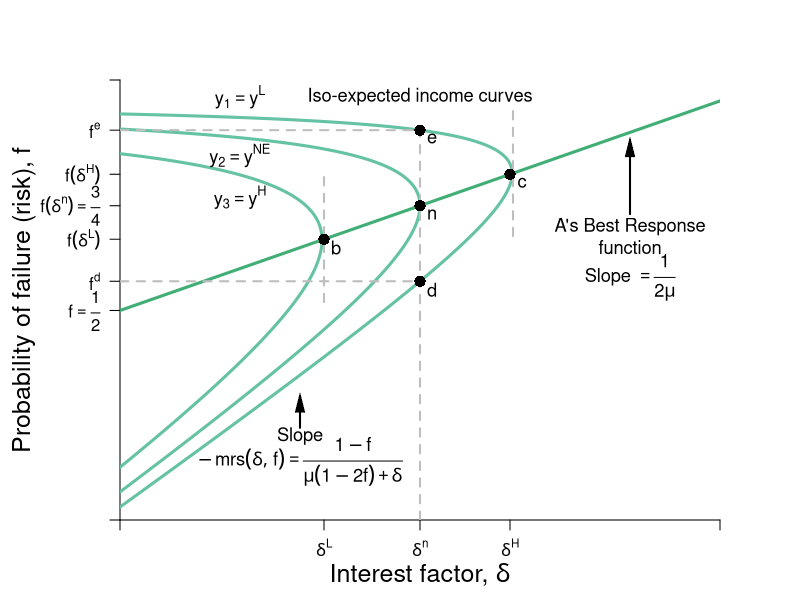

Write the R code that produced this figure.
#Graph Designer: Simon Halliday
#Authors: Bowles, Foley and Halliday
#Title: Coordination, Conflict and Competition: A Text in Microeconomics

library(shape)
pdf(file = "credit/non_contractual_brf.pdf", width = 8, height = 6)

#Set parameters for graphics
axislabelsize <- 1.5
labelsize <- 1.1
graphlinewidth <- 3
segmentlinewidth <- 2

COL <- c("#7fc97f", "#beaed4", "#fdc086", "#ffff99", "#386cb0", "#f0027f", "#bf5b17", "#666666")
COLA <- c("#e0f3db", "#99d8c9","#66c2a4","#41ae76", "#238b45", "#005824")
COLB <- c("#c6dbef", "#4eb3d3", "#2b8cbe", "#0868ac","#084081")

#Edited the margins to cater for the larger LHS labels
par(mar =  c(4, 6, 4, 4))

brfFn <- function(delta, mu = 1) {
  .5 + (delta / (2 * mu)) 
}

isoreturnFn <- function(delta, pi=0.125) {
  1 - (pi)/delta
}


yFn <- function(d1, f1, mu = 1){
  mu*f1*(1 - f1) - d1*(1 - f1)
}

ylow <- function(delta, mu = 1, ybar = 0.03){
  (-sqrt(delta^2 - 2*delta*mu + mu^2 - 4*mu*ybar) + delta + mu)/(2*mu)
}

yhigh <- function(delta, mu = 1, ybar = 0.03){
  (sqrt(delta^2 - 2*delta*mu + mu^2 - 4*mu*ybar) + delta + mu)/(2*mu)
}

xlims <- c(0, 1)
ylims <- c(0, 1.05)

npts <- 501 
d1 <- seq(xlims[1], xlims[2], length.out = npts)
f1 <- seq(ylims[1], ylims[2], length.out = npts) 
a <- c(0.03, 0.0625, 0.11)

plot(0, 0, xlim = xlims, ylim = ylims, type = "n",
     xlab = expression(paste("")),
     ylab = expression(paste("")), 
     xaxt = "n", 
     yaxt = "n", 
     cex.lab = axislabelsize, 
     bty = "n", 
     xaxs="i", 
     yaxs="i"
)


# ticksy <- seq(from = 0, to = ylims[2], by = 0.1)
# ylabels <- seq(from = 0, to = ylims[2], by = 0.1)
# ticksx <- seq(from = 0, to = xlims[2], by = 0.1)
# xlabels <- seq(from = 0, to = xlims[2], by = 0.1)
ticksy <- c(ylims[1], 0.5, ylow(delta = 0.5), brfFn(delta = 0.34), brfFn(delta = 0.5), brfFn(delta = 0.65), yhigh(delta = 0.5), ylims[2])
ylabels <- c(NA, expression(paste(f == frac(1,2))), expression(paste(f^d)), expression(paste(f*(delta^L) )),  expression(paste(f*(delta^n) == frac(3,4))),expression(paste(f*(delta^H) )), expression(paste(f^e)), NA)
ticksx <- c(xlims[1], 0.34, 0.5, 0.65, xlims[2])
xlabels <- c(NA,  expression(paste(delta^L)), expression(paste(delta^n)), expression(paste(delta^H)), NA)

axis(1, at = ticksx, pos = 0, labels = xlabels)
axis(2, at = ticksy, pos = 0, labels = ylabels, las = 1)

npts <- 503 
xx1 <- seq(xlims[1], xlims[2], length.out = npts)
xx2 <- seq(0, 1, length.out = npts)

#Draw the graphs
lines(xx1, brfFn(xx1), col = COLA[4], lwd = graphlinewidth)

#Axis labels
mtext(expression(paste("Interest factor, ", delta)), side = 1, line = 2.5, cex = axislabelsize)
text(-0.16, 0.5*(ylims[2]), expression(paste("Probability of failure (risk), ", f)), xpd = TRUE, cex = axislabelsize, srt = 90) 

#Contour lines
contour(d1, f1,
        outer(d1, f1, yFn),
        drawlabels = FALSE,
        col = COLA[3],
        lwd = graphlinewidth,
        levels = a,
        xaxs="i",
        yaxs="i",
        add = TRUE)

segments(0.5, 0, 0.5, yhigh(delta = 0.5), lty = 2, col = "gray" , lwd = segmentlinewidth)
segments(0, yhigh(delta = 0.5), 0.5, yhigh(delta = 0.5), lty = 2, col = "gray" , lwd = segmentlinewidth)
segments(0, ylow(delta = 0.5), 0.5, ylow(delta = 0.5), lty = 2, col = "gray" , lwd = segmentlinewidth)

segments(0.34, brfFn(delta = 0.34) - 0.15, 0.34, brfFn(delta = 0.34) + 0.15, lty = 2, col = "gray" , lwd = segmentlinewidth)
segments(0.655, brfFn(delta = 0.655) - 0.15, 0.655, brfFn(delta = 0.655) + 0.15, lty = 2, col = "gray" , lwd = segmentlinewidth)

#segments(0, brfFn(delta = 0.5), 0.5, brfFn(delta = 0.5), lty = 2, col = "gray" , lwd = segmentlinewidth)

# 
# segments(8, 0, 8,indiffA(x = 8)  , lty = 2, col = "gray" , lwd = segmentlinewidth)
# segments(0, indiffA(x = 8) , 8,indiffA(x = 8)  , lty = 2, col = "gray" , lwd = segmentlinewidth)

text(0.5+ 0.02, brfFn(delta = 0.5) - 0.02, expression(paste(n)), cex = labelsize)
points(0.5, brfFn(delta = 0.5), pch = 16, col = "black", cex = 1.5)
text(0.34+ 0.02, brfFn(delta = 0.34) - 0.02, expression(paste(b)), cex = labelsize)
points(0.34, brfFn(delta = 0.34), pch = 16, col = "black", cex = 1.5)
text(0.65+ 0.02, brfFn(delta = 0.65) - 0.02, expression(paste(c)), cex = labelsize)
points(0.65, brfFn(delta = 0.65), pch = 16, col = "black", cex = 1.5)

text(0.5+ 0.02, ylow(delta = 0.5) - 0.02, expression(paste(d)), cex = labelsize)
points(0.5, ylow(delta = 0.5), pch = 16, col = "black", cex = 1.5)
text(0.5+ 0.02, yhigh(delta = 0.5) - 0.02, expression(paste(e)), cex = labelsize)
points(0.5, yhigh(delta = 0.5), pch = 16, col = "black", cex = 1.5)



text(0.5, 1.01, expression(paste("Iso-expected income curves")), cex = labelsize)
text(0.2, 1.01, expression(paste(y[1] == y^L)), cex = labelsize)
text(0.2, 0.87, expression(paste(y[2] == y^{NE})), cex = labelsize)
text(0.2, 0.77, expression(paste(y[3] == y^H)), cex = labelsize)
text(0.3, 0.2, expression(Slope), cex = labelsize)
text(0.3, 0.14, expression(paste(-mrs(delta, f) == frac(1 - f, mu*(1 - 2*f) + delta))), cex = labelsize)
Arrows(0.3, 0.22, 0.3, 0.28, col = "black", lty = 1, lwd = 2, arr.type = "triangle", arr.lwd = 0.5)

text(0.85, 0.7, expression(paste("A's Best Response")), cex = labelsize)
text(0.85, 0.65, expression(paste("function")), cex = labelsize)
text(0.85, 0.58, expression(paste("Slope ", phantom() == frac(1, 2*mu))), cex = labelsize)
Arrows(0.85, 0.73, 0.85, 0.89, col = "black", lty = 1, lwd = 2, arr.type = "triangle", arr.lwd = 0.5)

dev.off()
